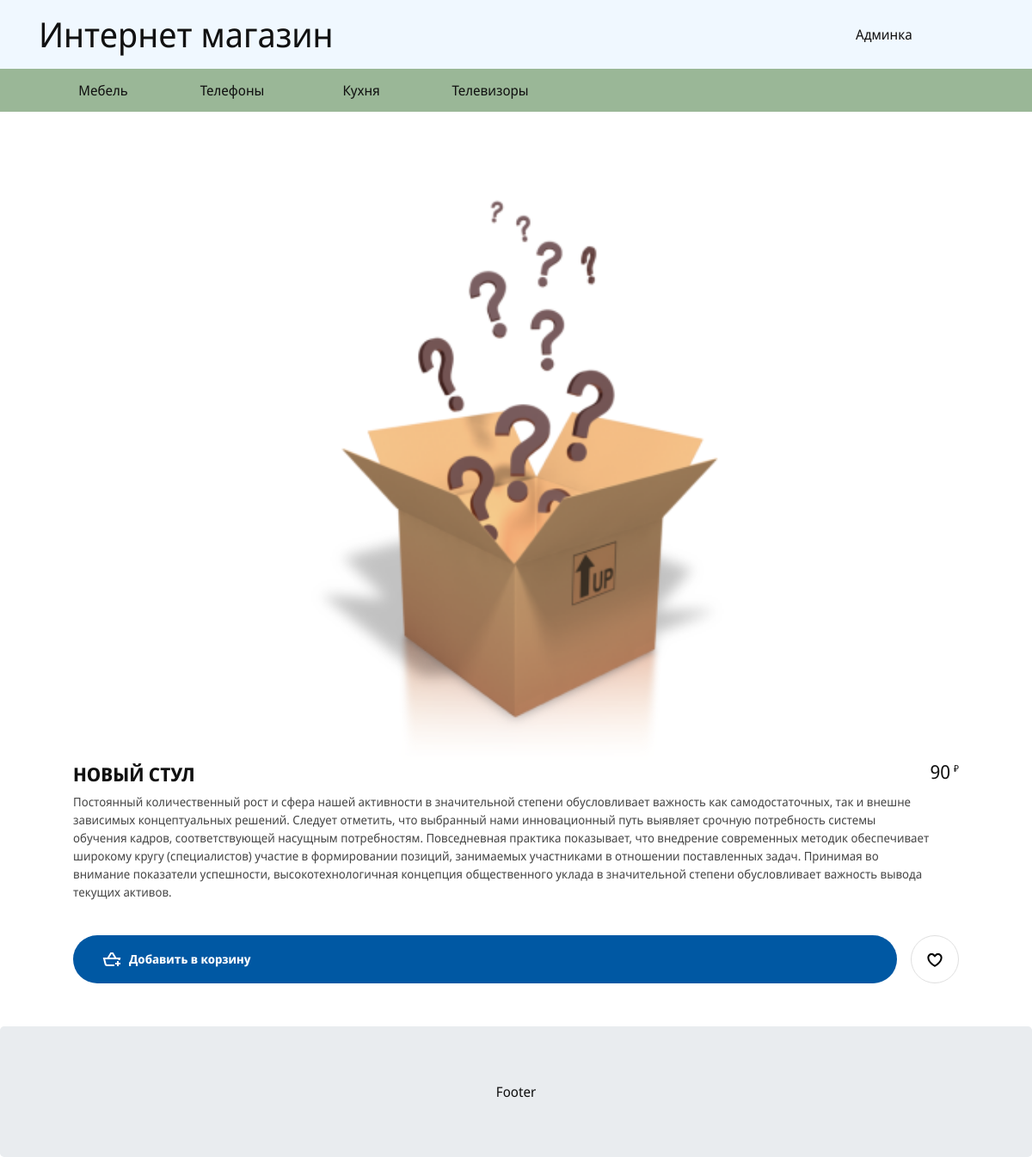
Page /card.php?prod=14 on the committed database.
### tables this page shows
CREATE TABLE `categories` (
  `id` int(11) NOT NULL,
  `cat_name` varchar(250) NOT NULL,
  `cat_parent` int(11) NOT NULL DEFAULT '0',
  `cat_url` varchar(250) NOT NULL,
  `meta_title` varchar(250) NOT NULL,
  `meta_descr` text NOT NULL,
  `cat_child` int(1) NOT NULL DEFAULT '0',
  `status` int(1) NOT NULL DEFAULT '1'
);

CREATE TABLE `products` (
  `id` int(11) NOT NULL,
  `prod_name` varchar(250) NOT NULL,
  `prod_descr` text NOT NULL,
  `prod_price` int(11) NOT NULL DEFAULT '0',
  `meta_title` varchar(250) NOT NULL,
  `meta_description` text NOT NULL
);

### php/db.php (called while the page is built, shortened)
<?php
class MyDB
{
	private $DB_HOSTNAME = "10.15.3.2";
	private $DB_USERNAME = 'admin';
	private $DB_PASSWORD = 'root';
	private $DB_DATABASE = 'dem-auto';
	private $link;
	private $clear = array('data' => array(), 'error' => array());
	public function __construct(){
		$host = $this->DB_HOSTNAME;
		$username = $this->DB_USERNAME;
		$password = $this->DB_PASSWORD;
		$database = $this->DB_DATABASE;
	}
	private function connect($host,$username,$password,$database){
		$this->link = new mysqli($host,$username,$password,$database);
	}
	public function myquery($query){
		if (!$result = $this->link->query($query))
			{
				return false;
			}
		return $result;
	}
	public function getCategoriesAll() {
		$this->clearOutput($output);
		$sql = "SELECT * FROM `categories` WHERE `status` = '1'";
		$res = $this->myquery($sql);
		if(is_object($res)){
			if ($res->num_rows == 0) {
			$output['error'] = "no data";
			} else {
			while ($row = $res->fetch_assoc()){
				$output['data'][$row['cat_parent']][] = $row;
				}
			}
		} else {
			$output['error'] = "res is not object";
			}
			return $output;
	}
public function getSingleProduct($prod_id){
	$this->clearOutput($output);
	$sql = "SELECT * FROM `products` WHERE `id` = $prod_id";
	$res = $this->myquery($sql);
	if(is_object($res)){
		if ($res->num_rows == 0) {
		$output['error'] = "no data";
		} else {
		while ($row = $res->fetch_assoc()){
			$row['categories'] = $this->getCategoryByProductID($prod_id);
			array_push($output['data'], $row);
			}
		}
	} else {
		$output['error'] = "res is not object";
		}
	return json_encode($output);
}
public function getCategoryByProductID($prod_id){
	$this->clearOutput($output);
	$sql = "SELECT `categories`.`cat_name` FROM `products` JOIN `product_to_cat` ON `products`.`id` = `product_to_cat`.`prod_id` JOIN `categories` ON `product_to_cat`.`cat_id` = `categories`.`id` WHERE `products`.`id` = $prod_id";
	$res = $this->myquery($sql);
	if(is_object($res)){
		if ($res->num_rows == 0) {
		$output['error'] = "no data";
		} else {
		while ($row = $res->fetch_assoc()){
			array_push($output['data'], $row['cat_name']);
			}
		}
	} else {
		$output['error'] = "res is not object";
		}
	return $output['data'];
}
	private function clearOutput(&$output = ""){
		$output = $this->clear;
	}
}
$mydb = new MyDB();

### php/functions.php (the view, shortened to what this page needs)
<?php
class Doing extends MyDB
{
	 public function outCatTree($parent_id, $level, $category_arr) {
		  if (isset($category_arr[$parent_id])) {
					 echo "<ul  style='margin-top:" . ($level * 0) . "px;' class='nav navbar level-".$level."' data-level='".$level."'>";
				foreach ($category_arr[$parent_id] as $value) {
					 echo "<li><a href=\"/?id=". $value['id'] ."&cat=".$value['cat_url']."\">".$value['cat_name']."</a>";
					 echo "</li>";
				}
				echo "</ul>";
		  }
	 }
	public function metaTitle($prod, $id){
		if($prod){
			$product =  json_decode($this->getSingleProduct($prod), true);
		}
	}
}

### card.php (shortened to what this page needs)
<?php include("template/head.php"); ?>
<?php
	if($prod_id){
		$product =  json_decode($mydb->getSingleProduct($prod_id), true);
		$product = $product['data'][0];
	}
	?>
<header class="header">
	<div class="container">
		<div class="row">
			<h1 class="col-md-6 col-lg-10 col-sm-12"><a href="/">Интернет магазин</a></h1>
			<a class="col-md-6 col-lg-2" href="http://<?php echo $_SERVER['HTTP_HOST'] ?>/admin/" class="btn-right">Админка</a>
		</div>
	</div>
</header>
<div class="catalog">
	<div class="container">
		<?php
			$category_arr = $mydb->getCategoriesAll();
			$cat_data = $category_arr['data'];
			$do->outCatTree(0, 0, $cat_data);
		?>
	</div>
</div>
<main>
	<div class="container">
		<div class="good wrapper">
			<div class="good-images">
				<div class="good-image__item">
					<img src="img/goods.png" alt="">
				</div>
			</div>
			<div class="good-item">
				<div class="good-item__section">
					<div>
						<h2 class="good-item__header"><?php echo $product['prod_name']?></h2>
						<p class="good-item__description"><?php echo $product['prod_descr']?></p>
					</div>
					<p class="good-item__price">
						<span class="good-item__price-value"><?php echo $product['prod_price']?></span>
						<span class="good-item__currency">₽</span>
					</p>
				</div>
				<div class="good-item__buttons">
					<button type="button" class="btn btn-good" data-idd="idd001">
						<span class="btn-good__label">Добавить в корзину</span>
					</button>
					<button type="button" class="btn btn-add-wishlist" data-idd="idd001">
					</button>
				</div>
			</div>
		</div>
	</div>
</main>
<?php include("template/footer.php"); ?>

### css/style.css (style rules this page uses)
html { -webkit-box-sizing: border-box; box-sizing: border-box; }
*, *::before, *::after { -webkit-box-sizing: inherit; box-sizing: inherit; }
body { min-width: 320px; margin: 0; background-color: #fff; font-family: Noto Sans, Arial, sans-serif; font-size: 16px; color: #111; line-height: 1.5; -webkit-font-smoothing: subpixel-antialiased; }
button, input { font: inherit; }
button { cursor: pointer; }
img { max-width: 100%; width: 100%; height: auto; }
a { text-decoration: none; color: inherit; }
ul { list-style: none; padding: 0; margin: 0; }
h1, h2, h3, p { padding: 0; margin: 0; }
.header { background-color: aliceblue; height: 5em; }
.header .row, .header .container { height: 100%; }
.header .row { align-items: center; }
.catalog { min-height: 2em; background-color: #9ab797; }
.navbar { justify-content: start; padding: 0; }
.catalog li { min-width: 150px; text-align: center; }
.catalog a { background-color: #9ab797 ; line-height: 50px; display: block; height: 50px; }
.level-0 { position: relative; }
.wrapper { position: relative; margin-top: 4rem; }
.good { padding-top: 2rem; }
.good-images { display: -webkit-box; display: -ms-flexbox; display: flex; -ms-flex-wrap: wrap; flex-wrap: wrap; justify-content: space-around; }
.good-image__item { width: calc(50% - 1.25rem); margin-left: .625rem; margin-right: .625rem; min-height: 500px; }
.good-item { -ms-grid-column: 9; grid-column-start: 9; -ms-grid-column-span: 4; grid-column-end: 13; padding: 0 2.5rem; }
.good-item__section { margin-bottom: 2.5rem; }
.good-item__header { font-size: 1.375rem; line-height: 1.5; font-weight: 700; text-transform: uppercase; margin-bottom: .3rem; }
.good-item__description { line-height: 1.5; letter-spacing: 0; font-weight: 400; color: #484848; font-size: .875rem; }
.good-item__price { white-space: nowrap; text-align: right; }
.good-item__section { display: -webkit-box; display: -ms-flexbox; display: flex; -webkit-box-pack: justify; -ms-flex-pack: justify; justify-content: space-between; }
.good-item__price-value { line-height: 1.1875; font-size: 1.375rem; }
.good-item__currency { line-height: .9; font-size: .6875rem; vertical-align: text-top; }
.good-item__buttons { display: -webkit-box; display: -ms-flexbox; display: flex; -webkit-box-pack: justify; -ms-flex-pack: justify; justify-content: space-between; -webkit-box-align: center; -ms-flex-align: center; align-items: center; width: 100%; }
.btn-good { margin-right: 1rem; -webkit-box-flex: 1; -ms-flex-positive: 1; flex-grow: 1; -ms-flex-negative: 1; flex-shrink: 1; position: relative; background: #0058a3; color: #fff; border-radius: 52px; padding: 0 2rem; display: -webkit-box; display: -ms-flexbox; display: flex; height: 3.5rem; -webkit-box-align: center; -ms-flex-align: center; align-items: center; }
.btn-good-svg { margin-right: .5rem; vertical-align: top; -ms-flex-negative: 0; flex-shrink: 0; display: inline-block; height: 1.5rem; width: 1.5rem; fill: #fff; }
.btn-good__label { text-align: center; border: 0; font-weight: 700; font-size: .875rem; line-height: 1.42857; }
.btn-add-wishlist { background: rgba(0, 0, 0, 0); color: #111; border-radius: 40px; padding: 0 .9375rem; border: 1px solid #dfdfdf; height: 3.5rem; width: 3.5rem; margin-left: auto; }
.btn-add-wishlist__svg { height: 1.5rem; width: 1.5rem; }

### rows in the picture
categories: cat_name "Мебель"
categories: cat_name "Телефоны"
categories: cat_name "Кухня"
categories: cat_name "Телевизоры"
products: prod_name "НОВЫЙ СТУЛ", prod_descr "Постоянный количественный рост и сфера нашей активности в значительной степени обусловливает важность как самодостаточных, так и внешне зависимых концептуальных решений. Следует отметить, что выбранный нами инновационный путь выявляет срочную потребность системы обучения кадров, соответствующей насущным потребностям. Повседневная практика показывает, что внедрение современных методик обеспечивает широкому кругу (специалистов) участие в формировании позиций, занимаемых участниками в отношении поставленных задач. Принимая во внимание показатели успешности, высокотехнологичная концепция общественного уклада в значительной степени обусловливает важность вывода текущих активов.", prod_price "90"
